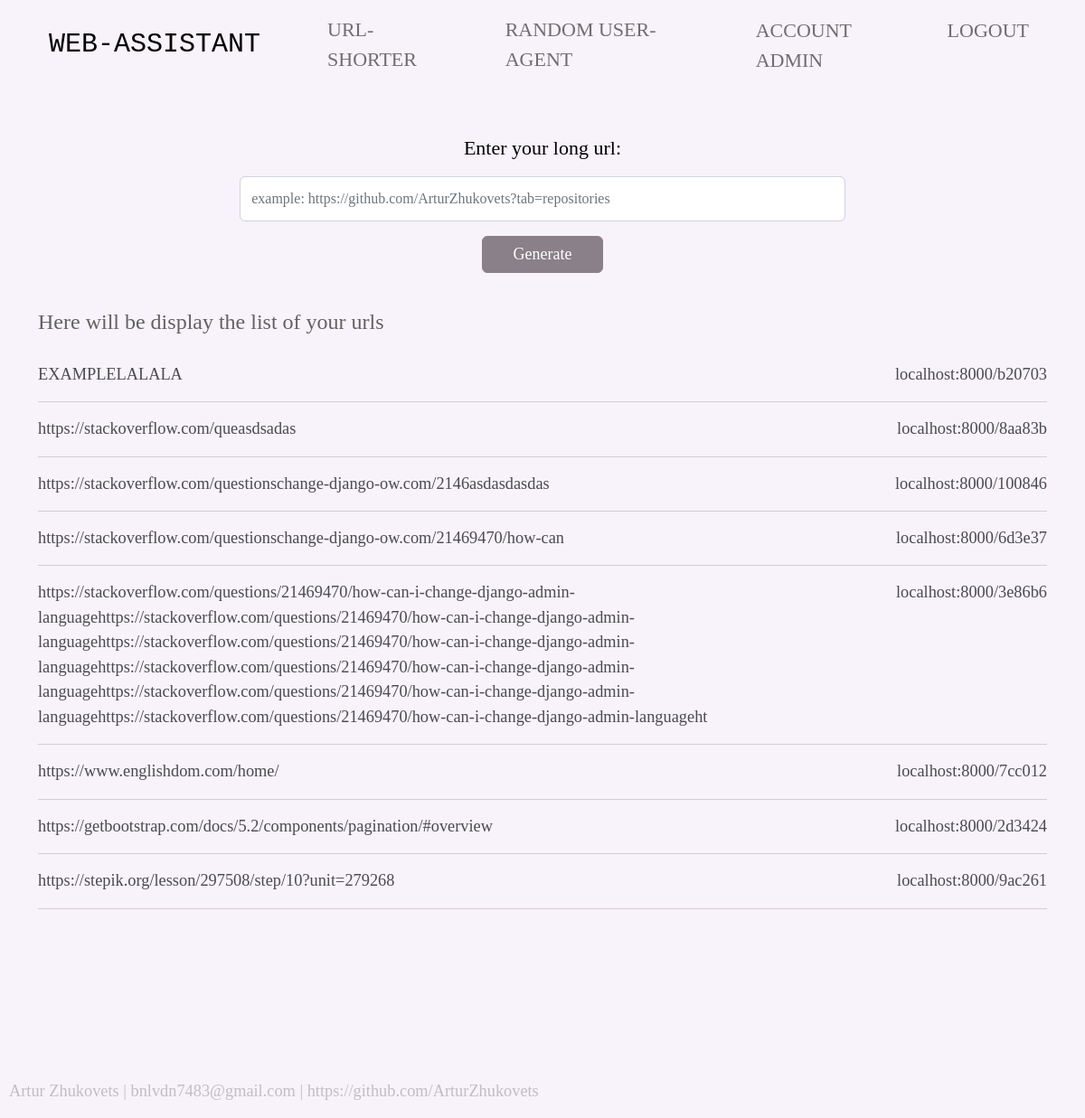
The app's page /shorter/ (signed in) with its own data.
### shorter/models.py (models this page shows, shortened)
class Url(models.Model):
    source_url = models.CharField(max_length=500, validators=[MinLengthValidator(8)])
    url_id = models.CharField(max_length=20)
    class Meta:
        ordering = ['-id']

### shorter/views.py (the view)
# urls.py: path('', shorter, name='shorter'),
def shorter(request):
    list_of_urls = Url.objects.all()
    url_id = str(uuid4())[:6]
    generated_url = DOMAIN + url_id
    if request.method == 'POST':
        form = UrlForm(request.POST)
        if form.is_valid() and not Url.objects.filter(source_url=form.cleaned_data['source_url']):
            new_url = Url(source_url=form.cleaned_data['source_url'], url_id=url_id)
            new_url.save()
            context = {'form': form, 'url_id': url_id, 'result':generated_url, 'list':list_of_urls, 'domain':DOMAIN}
            return render(request, 'shorter/shorter.html', context)
        else:
            error = 'This url is already exist'
            return render(request, 'shorter/shorter.html', {'form': form, 'error':error, 'list':list_of_urls, 'domain':DOMAIN})
    else:
        form = UrlForm()
    return render(request, 'shorter/shorter.html', context={'form': form, 'list':list_of_urls, 'domain':DOMAIN})

### shorter/forms.py
class UrlForm(ModelForm):
    class Meta:
        model = Url
        fields = ('source_url', )
        labels = {'source_url': 'Enter your long url'}
        widgets = {
            'source_url': TextInput(attrs={
                'class': 'form-control',
                'placeholder': 'example: https://github.com/ArturZhukovets?tab=repositories'
            })
        }
        error_messages = {'min_length': 'Your url is already too short! The new url will be longer'}

### shorter/templates/shorter/shorter.html (shortened to what this page needs)
{% extends 'base.html' %}
{% load static %}
{% block greetings %}
    {% if user.is_authenticated %}
    <div class="shorter-content">
    <form action="" method="post">
        {{ form.as_p }}
        <button class="btn btn-dark" type="submit"> Generate </button>
    </form>
    </div>
    <div class="list-shorter">
        <h3>Here will be display the list of your urls</h3>
        <ul>
            {% for item in list %}
            <li>
                <div class="short_url">
                <a href="{%url 'to_source_url' item.url_id %}">{{item.source_url}}</a>
                <a href="{%url 'to_source_url' item.url_id %}">{{domain}}{{item.url_id}}</a>
                </div>
            </li>
            <hr>
            {% endfor %}
        </ul>
    </div>
{% endif %}
{% endblock %}

### templates/base.html (shortened to what this page needs)
{% load static %}
<!DOCTYPE html>
<html lang="en">
<head>
    <link href="https://cdn.jsdelivr.net/npm/bootstrap@5.2.0-beta1/dist/css/bootstrap.min.css" rel="stylesheet">
    <link rel="stylesheet" href="{% static 'css/base.css' %}">
</head>
<body>
<header>
    <div class="container">
        <nav class="navbar navbar-expand-lg navbar-light">
            <div class="container-fluid">
                <a class="navbar-brand" href="{% url 'home' %}">Web-assistant</a>
                <div class="collapse navbar-collapse" id="navbarSupportedContent">
                    <ul class="navbar-nav ml-auto mb-4 mb-lg-0">
                        <li class="nav-item"><a class="nav-link" href="{% url 'shorter' %}">Url-shorter</a></li>
                        <li class="nav-item"><a class="nav-link" href="{% url 'user_agent' %}">Random User-Agent</a></li>
                    </ul>
                    {% if request.user.is_authenticated %}
                    <div class="collapse navbar-collapse justify-content-end">
                        <ul class="navbar-nav ml-auto mb-4 mb-lg-0">
                            <li class="nav-item"><span class="nav-link user">ACCOUNT {{ user.username }}</span></li>
                            <li class="nav-item"><a class="nav-link" href="{% url 'logout' %}">Logout</a></li>
                        </ul>
                            {% endif %}
                    </div>
                </div>
            </div>
        </nav>
    </div>
</header>
    <div class="container mt-5">
                    {% block greetings %}
                    {% endblock %}
    </div>
<footer>
    <p><a href="https://www.linkedin.com/in/arturpythonzhukovets/">Artur Zhukovets</a> | bnlvdn7483@gmail.com | <a href="https://github.com/ArturZhukovets">https://github.com/ArturZhukovets</p>
</footer>
</body>
</html>

### static/css/base.css (style rules this page uses)
body { overflow-x:hidden; background-color: #f8f2fa; font-family: 'Playfair Display', serif; color: #626262; font-size: 22px; }
a { color: #4a4b4f; transition: 0.8s; text-decoration: none; display: inline-block }
header .navbar-light { background-color: #f8f2fa; }
header .navbar-brand { font-family: 'Inconsolata', monospace; font-size: 30px; color: #000; text-transform: uppercase; }
header .nav-item { text-transform: uppercase; margin-left: 50px; }
header .nav-item a::after { content: ''; display: block; width: 100%; background-color: #ccc; height: 1px; transform: scale(0); transition: all .3s; }
header .nav-link { color: #b4ade; }
.btn-dark { width: 20%; font-size: large; background-color: #8a8089; border-color: #8a8089; }
.nav-item { color: #b4ade; text-decoration: none; }
footer { margin-left: 10px; color: #6262625c; position: fixed; bottom: 0; font-size: smaller; }
footer a { color: #6262625c; display: inline; }
div .shorter-content { text-align: center; width: 60%; margin-left: 20%; }
div .shorter-content label { margin-bottom: 15px; color: black; }
div .shorter-content input { height: 49.75px; }
div .short_url { display: flex; justify-content: space-between; }
div .list-shorter { margin-top: 40px; }
div .list-shorter h3 { margin-bottom: 30px; font-size: 1.5rem; }
div .list-shorter ul { list-style-type: none; padding-left: 0px; font-size: smaller; }

### records on screen
Url: source_url "EXAMPLELALALA", domain "localhost:8000/", url_id "b20703"
Url: source_url "https://stackoverflow.com/queasdsadas", domain "localhost:8000/", url_id "8aa83b"
Url: source_url "https://stackoverflow.com/questionschange-django-ow.com/2146asdasdasdas", domain "localhost:8000/", url_id "100846"
Url: source_url "https://stackoverflow.com/questionschange-django-ow.com/21469470/how-can", domain "localhost:8000/", url_id "6d3e37"
Url: source_url "https://stackoverflow.com/questions/21469470/how-can-i-change-django-admin-languagehttps://stackoverflow.com/questions/21469470/how-can-i-change-django-admin-languagehttps://stackoverflow.com/questions/21469470/how-can-i-change-django-admin-languagehttps://stackoverflow.com/questions/21469470/how-can-i-change-django-admin-languagehttps://stackoverflow.com/questions/21469470/how-can-i-change-django-admin-languagehttps://stackoverflow.com/questions/21469470/how-can-i-change-django-admin-languageht", domain "localhost:8000/", url_id "3e86b6"
Url: source_url "https://www.englishdom.com/home/", domain "localhost:8000/", url_id "7cc012"
Url: source_url "https://getbootstrap.com/docs/5.2/components/pagination/#overview", domain "localhost:8000/", url_id "2d3424"
Url: source_url "https://stepik.org/lesson/297508/step/10?unit=279268", domain "localhost:8000/", url_id "9ac261"

### other values on screen
{{ user.username }} "ADMIN"
